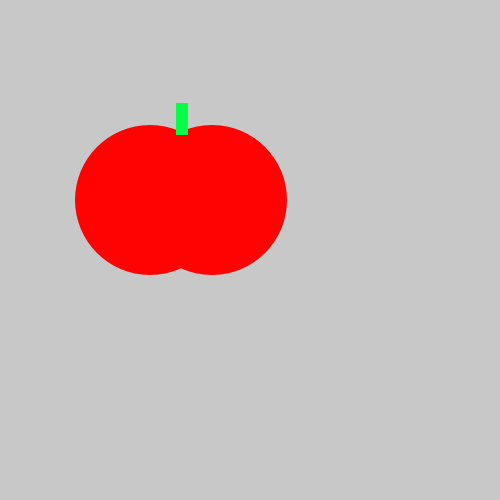
Frame 1 (no input)
Frame 60 (the mouse pressed at the canvas centre just before this capture): identical to frame 1, image omitted
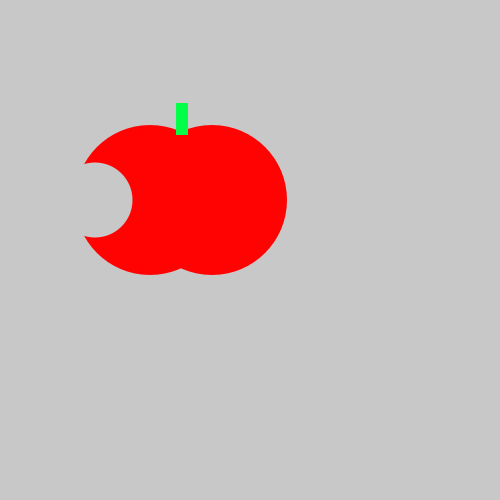
Frame 120 (the mouse held since frame 60 and released just before this capture)

The Processing sketch that drew these frames (run headless with seeded random() and noise(); from frame 60 on, the mouse is pressed at the canvas centre):

// Processing sketch: tasty_tomato
// ── tasty_tomato.pde
void setup(){
  
  size(500, 500);
 
  
}
void draw(){
  
  
  
  
    background(200, 200, 200);
  noStroke();
  fill(#FF0303);
  ellipse(150, 200, 150, 150);
  ellipse(212, 200, 150, 150);
  fill(#03FF47);
  rect(176, 103, 12, 32);
  if(mousePressed){
fill(200,200,200);
    ellipse(95,200,75,75);
    
  }
  
  
}
